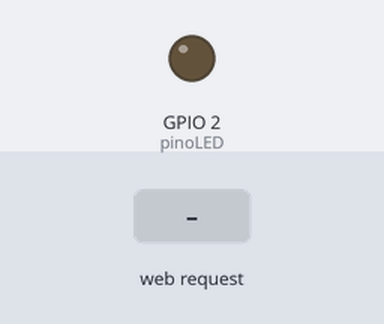
Bench run of a sketch on a simulated ESP32. On the bench: output pins drawn as LEDs (lit = HIGH). The test bench sets the inputs (shaded band). WiFi joins after 1.5 s; servers stay silent unless stated; what the sketch prints to the serial monitor is not drawn.

Above: at 2.7 s.
2.8 s: HTTP request GET /ligar received
At 4.0 s:
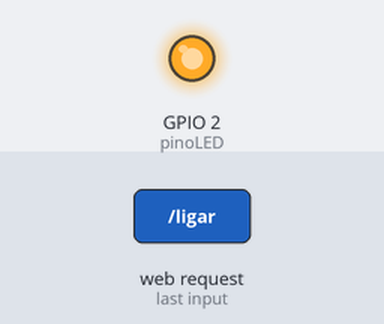
4.3 s: HTTP request GET /desligar received
At 5.2 s:
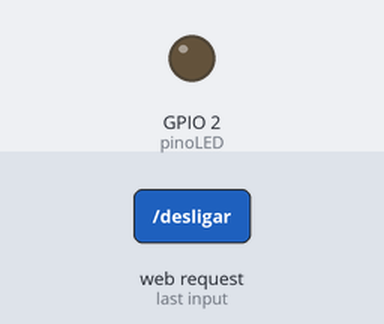
Timing chart, 0 to 7.3 s (numbered marks = the images above; inputs shaded):
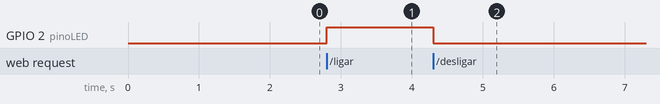

The sketch:

webserver_local_v1.ino
```cpp
#include <WiFi.h>
#include <WebServer.h>

// 1. Credenciais WiFi
const char* ssid = "LIVE TIM_CB_2G";
const char* password = "CBruno365cb";

// 2. Instâncias do servidor
WebServer server(80);
const int pinoLED = 2;

// Protótipos das funções
void rotaRaiz();
void rotaLigar();
void rotaDesligar();
String gerarHTML();

// 3. Setup do ESP32
void setup() {
  Serial.begin(115200);
  pinMode(pinoLED, OUTPUT);
  digitalWrite(pinoLED, LOW);

  // Conexão WiFi
  Serial.print("Conectando ao Wi-Fi...");
  WiFi.begin(ssid, password);
  while (WiFi.status() != WL_CONNECTED) {
    delay(500);
    Serial.print(".");
  }

  // IP do servidor
  Serial.println("\nConectado!");
  Serial.print("IP: ");
  Serial.println(WiFi.localIP());

  // Configura rotas
  server.on("/", HTTP_GET, rotaRaiz);
  server.on("/ligar", HTTP_GET, rotaLigar);
  server.on("/desligar", HTTP_GET, rotaDesligar);

  server.begin();
  Serial.println("Servidor iniciado");
}

void loop() {
  server.handleClient();
}

// 4. Função para gerar HTML
// Função para gerar HTML dinâmico com estado do LED
String gerarHTML() {
    // Verifica estado atual do LED
    bool ledStatus = digitalRead(pinoLED);
    String estado = ledStatus ? "LIGADO" : "DESLIGADO";
    String cor = ledStatus ? "#22c55e" : "#ef4444";

    String html = "<!DOCTYPE html><html><head>";
    html += "<meta charset=\"UTF-8\">";
    html += "<title>ESP32 WebServer</title>";
    html += "<style>";
    html += "body{font-family:Arial;text-align:center;margin-top:50px;}";
    html += ".btn{padding:15px 30px;font-size:18px;";
    html += "border-radius:8px;margin:10px;display:inline-block;}";
    html += ".btn-ligar{background:#4CAF50;color:white;}";
    html += ".btn-desligar{background:#f44336;color:white;}";
    html += "</style></head><body>";

    html += "<h1>Painel de Controle IoT</h1>";
    html += "<p>Estado do LED: <span style='color:" + cor + "'>" + estado + "</span></p>";

    // Botões com links para as rotas
    html += "<a href=\"/ligar\" class=\"btn btn-ligar\">LIGAR</a>";
    html += "<a href=\"/desligar\" class=\"btn btn-desligar\">DESLIGAR</a>";

    html += "</body></html>";
    return html;
}

// Handlers para as rotas
void rotaRaiz() {
  server.send(200, "text/html", gerarHTML());
}

void rotaLigar() {
  digitalWrite(pinoLED, HIGH);
  Serial.println("Comando via Web: LIGAR");
  server.send(200, "text/html", gerarHTML());
}

void rotaDesligar() {
  digitalWrite(pinoLED, LOW);
  Serial.println("Comando via Web: DESLIGAR");
  server.send(200, "text/html", gerarHTML());
}
```

Measured:
- after the input at 2.8 s, GPIO 2 (pinoLED): LOW → HIGH at once
- after the input at 4.3 s, GPIO 2 (pinoLED): HIGH → LOW at once
